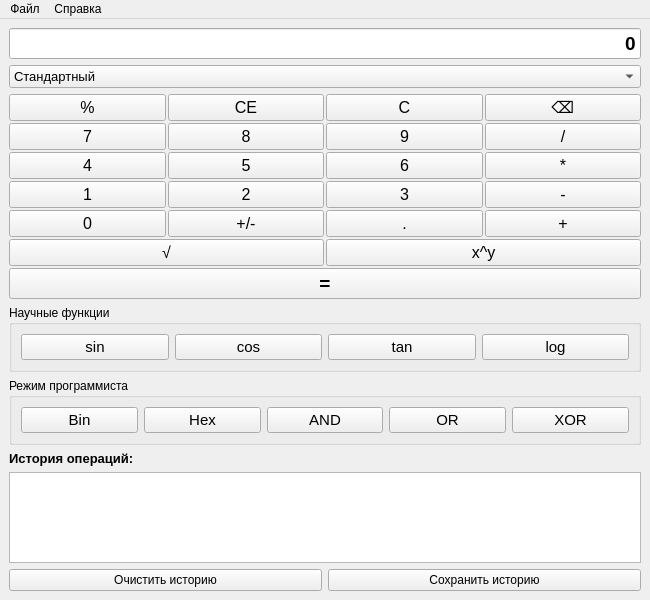
<?xml version="1.0" encoding="UTF-8"?>
<ui version="4.0">
 <class>MainWindow</class>
 <widget class="QMainWindow" name="MainWindow">
  <property name="geometry">
   <rect>
    <x>0</x>
    <y>0</y>
    <width>650</width>
    <height>600</height>
   </rect>
  </property>
  <property name="windowTitle">
   <string>Расширенный калькулятор</string>
  </property>
  <widget class="QWidget" name="centralwidget">
   <layout class="QVBoxLayout" name="verticalLayout">
    <!-- Дисплей -->
    <item>
     <widget class="QLineEdit" name="display">
      <property name="alignment">
       <set>Qt::AlignRight|Qt::AlignTrailing|Qt::AlignVCenter</set>
      </property>
      <property name="readOnly">
       <bool>true</bool>
      </property>
      <property name="text">
       <string>0</string>
      </property>
      <property name="maxLength">
       <number>20</number>
      </property>
      <property name="font">
       <font>
        <pointsize>14</pointsize>
        <weight>75</weight>
        <bold>true</bold>
       </font>
      </property>
     </widget>
    </item>
    
    <!-- Выбор режима -->
    <item>
     <widget class="QComboBox" name="modeCombo">
      <property name="font">
       <font>
        <pointsize>10</pointsize>
       </font>
      </property>
      <item>
       <property name="text">
        <string>Стандартный</string>
       </property>
      </item>
      <item>
       <property name="text">
        <string>Научный</string>
       </property>
      </item>
      <item>
       <property name="text">
        <string>Программист</string>
       </property>
      </item>
     </widget>
    </item>
    
    <!-- Основная сетка кнопок -->
    <item>
     <layout class="QGridLayout" name="gridLayout">
      <property name="spacing">
       <number>2</number>
      </property>
      
      <!-- Первый ряд -->
      <item row="0" column="0">
       <widget class="QPushButton" name="btnPercent">
        <property name="text">
         <string>%</string>
        </property>
        <property name="font">
         <font>
          <pointsize>12</pointsize>
         </font>
        </property>
       </widget>
      </item>
      <item row="0" column="1">
       <widget class="QPushButton" name="btnClearEntry">
        <property name="text">
         <string>CE</string>
        </property>
        <property name="font">
         <font>
          <pointsize>12</pointsize>
         </font>
        </property>
       </widget>
      </item>
      <item row="0" column="2">
       <widget class="QPushButton" name="btnClear">
        <property name="text">
         <string>C</string>
        </property>
        <property name="font">
         <font>
          <pointsize>12</pointsize>
         </font>
        </property>
       </widget>
      </item>
      <item row="0" column="3">
       <widget class="QPushButton" name="btnBackspace">
        <property name="text">
         <string>⌫</string>
        </property>
        <property name="font">
         <font>
          <pointsize>12</pointsize>
         </font>
        </property>
       </widget>
      </item>
      
      <!-- Второй ряд -->
      <item row="1" column="0">
       <widget class="QPushButton" name="btn7">
        <property name="text">
         <string>7</string>
        </property>
        <property name="font">
         <font>
          <pointsize>12</pointsize>
         </font>
        </property>
       </widget>
      </item>
      <item row="1" column="1">
       <widget class="QPushButton" name="btn8">
        <property name="text">
         <string>8</string>
        </property>
        <property name="font">
         <font>
          <pointsize>12</pointsize>
         </font>
        </property>
       </widget>
      </item>
      <item row="1" column="2">
       <widget class="QPushButton" name="btn9">
        <property name="text">
         <string>9</string>
        </property>
        <property name="font">
         <font>
          <pointsize>12</pointsize>
         </font>
        </property>
       </widget>
      </item>
      <item row="1" column="3">
       <widget class="QPushButton" name="btnDivide">
        <property name="text">
         <string>/</string>
        </property>
        <property name="font">
         <font>
          <pointsize>12</pointsize>
         </font>
        </property>
       </widget>
      </item>
      
      <!-- Третий ряд -->
      <item row="2" column="0">
       <widget class="QPushButton" name="btn4">
        <property name="text">
         <string>4</string>
        </property>
        <property name="font">
         <font>
          <pointsize>12</pointsize>
         </font>
        </property>
       </widget>
      </item>
      <item row="2" column="1">
       <widget class="QPushButton" name="btn5">
        <property name="text">
         <string>5</string>
        </property>
        <property name="font">
         <font>
          <pointsize>12</pointsize>
         </font>
        </property>
       </widget>
      </item>
      <item row="2" column="2">
       <widget class="QPushButton" name="btn6">
        <property name="text">
         <string>6</string>
        </property>
        <property name="font">
         <font>
          <pointsize>12</pointsize>
         </font>
        </property>
       </widget>
      </item>
      <item row="2" column="3">
       <widget class="QPushButton" name="btnMultiply">
        <property name="text">
         <string>*</string>
        </property>
        <property name="font">
         <font>
          <pointsize>12</pointsize>
         </font>
        </property>
       </widget>
      </item>
      
      <!-- Четвертый ряд -->
      <item row="3" column="0">
       <widget class="QPushButton" name="btn1">
        <property name="text">
         <string>1</string>
        </property>
        <property name="font">
         <font>
          <pointsize>12</pointsize>
         </font>
        </property>
       </widget>
      </item>
      <item row="3" column="1">
       <widget class="QPushButton" name="btn2">
        <property name="text">
         <string>2</string>
        </property>
        <property name="font">
         <font>
          <pointsize>12</pointsize>
         </font>
        </property>
       </widget>
      </item>
      <item row="3" column="2">
       <widget class="QPushButton" name="btn3">
        <property name="text">
         <string>3</string>
        </property>
        <property name="font">
         <font>
          <pointsize>12</pointsize>
         </font>
        </property>
       </widget>
      </item>
      <item row="3" column="3">
       <widget class="QPushButton" name="btnMinus">
        <property name="text">
         <string>-</string>
        </property>
        <property name="font">
         <font>
          <pointsize>12</pointsize>
         </font>
        </property>
       </widget>
      </item>
      
      <!-- Пятый ряд -->
      <item row="4" column="0">
       <widget class="QPushButton" name="btn0">
        <property name="text">
         <string>0</string>
        </property>
        <property name="font">
         <font>
          <pointsize>12</pointsize>
         </font>
        </property>
       </widget>
      </item>
      <item row="4" column="1">
       <widget class="QPushButton" name="btnPlusMinus">
        <property name="text">
         <string>+/-</string>
        </property>
        <property name="font">
         <font>
          <pointsize>12</pointsize>
         </font>
        </property>
       </widget>
      </item>
      <item row="4" column="2">
       <widget class="QPushButton" name="btnPoint">
        <property name="text">
         <string>.</string>
        </property>
        <property name="font">
         <font>
          <pointsize>12</pointsize>
         </font>
        </property>
       </widget>
      </item>
      <item row="4" column="3">
       <widget class="QPushButton" name="btnPlus">
        <property name="text">
         <string>+</string>
        </property>
        <property name="font">
         <font>
          <pointsize>12</pointsize>
         </font>
        </property>
       </widget>
      </item>
      
      <!-- Шестой ряд -->
      <item row="5" column="0" colspan="2">
       <widget class="QPushButton" name="btnSqrt">
        <property name="text">
         <string>√</string>
        </property>
        <property name="font">
         <font>
          <pointsize>12</pointsize>
         </font>
        </property>
       </widget>
      </item>
      <item row="5" column="2" colspan="2">
       <widget class="QPushButton" name="btnPower">
        <property name="text">
         <string>x^y</string>
        </property>
        <property name="font">
         <font>
          <pointsize>12</pointsize>
         </font>
        </property>
       </widget>
      </item>
      
      <!-- Седьмой ряд (знак равно) -->
      <item row="6" column="0" colspan="4">
       <widget class="QPushButton" name="btnEquals">
        <property name="text">
         <string>=</string>
        </property>
        <property name="font">
         <font>
          <pointsize>14</pointsize>
          <weight>75</weight>
          <bold>true</bold>
         </font>
        </property>
       </widget>
      </item>
     </layout>
    </item>
    
    <!-- Научный режим (изначально скрыт) -->
    <item>
     <widget class="QGroupBox" name="scientificGroup">
      <property name="title">
       <string>Научные функции</string>
      </property>
      <property name="visible">
       <bool>false</bool>
      </property>
      <layout class="QHBoxLayout" name="horizontalLayout_2">
       <item>
        <widget class="QPushButton" name="btnSin">
         <property name="text">
          <string>sin</string>
         </property>
         <property name="font">
          <font>
           <pointsize>11</pointsize>
          </font>
         </property>
        </widget>
       </item>
       <item>
        <widget class="QPushButton" name="btnCos">
         <property name="text">
          <string>cos</string>
         </property>
         <property name="font">
          <font>
           <pointsize>11</pointsize>
          </font>
         </property>
        </widget>
       </item>
       <item>
        <widget class="QPushButton" name="btnTan">
         <property name="text">
          <string>tan</string>
         </property>
         <property name="font">
          <font>
           <pointsize>11</pointsize>
          </font>
         </property>
        </widget>
       </item>
       <item>
        <widget class="QPushButton" name="btnLog">
         <property name="text">
          <string>log</string>
         </property>
         <property name="font">
          <font>
           <pointsize>11</pointsize>
          </font>
         </property>
        </widget>
       </item>
      </layout>
     </widget>
    </item>
    
    <!-- Режим программиста (изначально скрыт) -->
    <item>
     <widget class="QGroupBox" name="programmerGroup">
      <property name="title">
       <string>Режим программиста</string>
      </property>
      <property name="visible">
       <bool>false</bool>
      </property>
      <layout class="QHBoxLayout" name="horizontalLayout_3">
       <item>
        <widget class="QPushButton" name="btnBin">
         <property name="text">
          <string>Bin</string>
         </property>
         <property name="font">
          <font>
           <pointsize>11</pointsize>
          </font>
         </property>
        </widget>
       </item>
       <item>
        <widget class="QPushButton" name="btnHex">
         <property name="text">
          <string>Hex</string>
         </property>
         <property name="font">
          <font>
           <pointsize>11</pointsize>
          </font>
         </property>
        </widget>
       </item>
       <item>
        <widget class="QPushButton" name="btnAnd">
         <property name="text">
          <string>AND</string>
         </property>
         <property name="font">
          <font>
           <pointsize>11</pointsize>
          </font>
         </property>
        </widget>
       </item>
       <item>
        <widget class="QPushButton" name="btnOr">
         <property name="text">
          <string>OR</string>
         </property>
         <property name="font">
          <font>
           <pointsize>11</pointsize>
          </font>
         </property>
        </widget>
       </item>
       <item>
        <widget class="QPushButton" name="btnXor">
         <property name="text">
          <string>XOR</string>
         </property>
         <property name="font">
          <font>
           <pointsize>11</pointsize>
          </font>
         </property>
        </widget>
       </item>
      </layout>
     </widget>
    </item>
    
    <!-- История -->
    <item>
     <widget class="QLabel" name="label">
      <property name="text">
       <string>История операций:</string>
      </property>
      <property name="font">
       <font>
        <pointsize>10</pointsize>
        <weight>75</weight>
        <bold>true</bold>
       </font>
      </property>
     </widget>
    </item>
    <item>
     <widget class="QListWidget" name="historyList"/>
    </item>
    
    <!-- Кнопки управления историей -->
    <item>
     <layout class="QHBoxLayout" name="horizontalLayout">
      <item>
       <widget class="QPushButton" name="btnClearHistory">
        <property name="text">
         <string>Очистить историю</string>
        </property>
       </widget>
      </item>
      <item>
       <widget class="QPushButton" name="btnSaveHistory">
        <property name="text">
         <string>Сохранить историю</string>
        </property>
       </widget>
      </item>
     </layout>
    </item>
   </layout>
  </widget>
  
  <!-- Меню бар -->
  <widget class="QMenuBar" name="menubar">
   <property name="geometry">
    <rect>
     <x>0</x>
     <y>0</y>
     <width>650</width>
     <height>22</height>
    </rect>
   </property>
   <widget class="QMenu" name="menuFile">
    <property name="title">
     <string>Файл</string>
    </property>
    <addaction name="actionSaveHistory"/>
    <addaction name="actionLoadHistory"/>
    <addaction name="separator"/>
    <addaction name="actionExit"/>
   </widget>
   <widget class="QMenu" name="menuHelp">
    <property name="title">
     <string>Справка</string>
    </property>
    <addaction name="actionAbout"/>
   </widget>
   <addaction name="menuFile"/>
   <addaction name="menuHelp"/>
  </widget>
  
  <!-- Действия для меню -->
  <action name="actionSaveHistory">
   <property name="text">
    <string>Сохранить историю</string>
   </property>
  </action>
  <action name="actionLoadHistory">
   <property name="text">
    <string>Загрузить историю</string>
   </property>
  </action>
  <action name="actionExit">
   <property name="text">
    <string>Выход</string>
   </property>
  </action>
  <action name="actionAbout">
   <property name="text">
    <string>О программе</string>
   </property>
  </action>
 </widget>
 <resources/>
 <connections/>
</ui>
